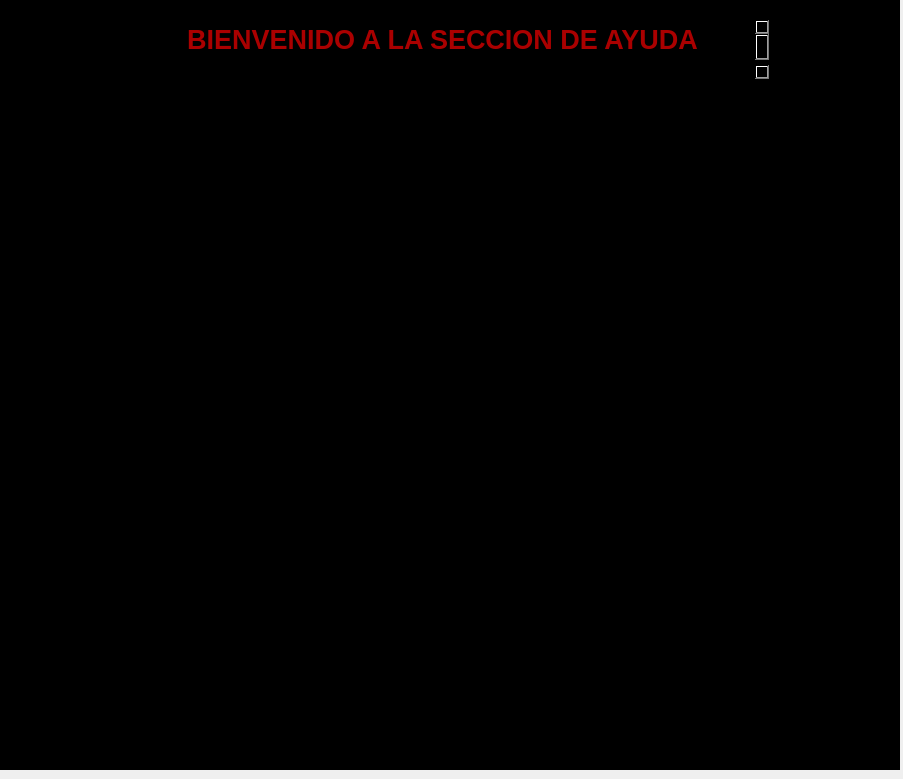
<?xml version="1.0" encoding="UTF-8"?>
<ui version="4.0">
 <class>help</class>
 <widget class="QDialog" name="help">
  <property name="geometry">
   <rect>
    <x>0</x>
    <y>0</y>
    <width>903</width>
    <height>779</height>
   </rect>
  </property>
  <property name="windowTitle">
   <string>Dialog</string>
  </property>
  <widget class="QFrame" name="frame">
   <property name="geometry">
    <rect>
     <x>-1</x>
     <y>-1</y>
     <width>901</width>
     <height>771</height>
    </rect>
   </property>
   <property name="styleSheet">
    <string notr="true">background-color: rgb(0, 0, 0);</string>
   </property>
   <property name="frameShape">
    <enum>QFrame::Shape::StyledPanel</enum>
   </property>
   <property name="frameShadow">
    <enum>QFrame::Shadow::Raised</enum>
   </property>
   <widget class="QTextEdit" name="textEdit">
    <property name="geometry">
     <rect>
      <x>90</x>
      <y>100</y>
      <width>731</width>
      <height>631</height>
     </rect>
    </property>
    <property name="styleSheet">
     <string notr="true">color: rgb(255, 255, 255);
border-color: rgb(228, 255, 225);
font: 16pt &quot;Tw Cen MT&quot;;</string>
    </property>
   </widget>
   <widget class="QTextEdit" name="textEdit_2">
    <property name="geometry">
     <rect>
      <x>130</x>
      <y>20</y>
      <width>641</width>
      <height>61</height>
     </rect>
    </property>
    <property name="styleSheet">
     <string notr="true">font: 9pt &quot;Stencil&quot;;
color: rgb(170, 0, 0);</string>
    </property>
    <property name="html">
     <string>&lt;!DOCTYPE HTML PUBLIC &quot;-//W3C//DTD HTML 4.0//EN&quot; &quot;http://www.w3.org/TR/REC-html40/strict.dtd&quot;&gt;
&lt;html&gt;&lt;head&gt;&lt;meta name=&quot;qrichtext&quot; content=&quot;1&quot; /&gt;&lt;meta charset=&quot;utf-8&quot; /&gt;&lt;style type=&quot;text/css&quot;&gt;
p, li { white-space: pre-wrap; }
hr { height: 1px; border-width: 0; }
li.unchecked::marker { content: &quot;\2610&quot;; }
li.checked::marker { content: &quot;\2612&quot;; }
&lt;/style&gt;&lt;/head&gt;&lt;body style=&quot; font-family:'Stencil'; font-size:9pt; font-weight:400; font-style:normal;&quot;&gt;
&lt;p align=&quot;center&quot; style=&quot; margin-top:0px; margin-bottom:0px; margin-left:0px; margin-right:0px; -qt-block-indent:0; text-indent:0px;&quot;&gt;&lt;span style=&quot; font-family:'Segoe UI'; font-size:20pt; font-weight:700;&quot;&gt;BIENVENIDO A LA SECCION DE AYUDA&lt;/span&gt;&lt;/p&gt;
&lt;p align=&quot;center&quot; style=&quot;-qt-paragraph-type:empty; margin-top:0px; margin-bottom:0px; margin-left:0px; margin-right:0px; -qt-block-indent:0; text-indent:0px; font-family:'Segoe UI'; font-size:20pt; font-weight:700;&quot;&gt;&lt;br /&gt;&lt;/p&gt;&lt;/body&gt;&lt;/html&gt;</string>
    </property>
   </widget>
  </widget>
 </widget>
 <resources/>
 <connections/>
</ui>
